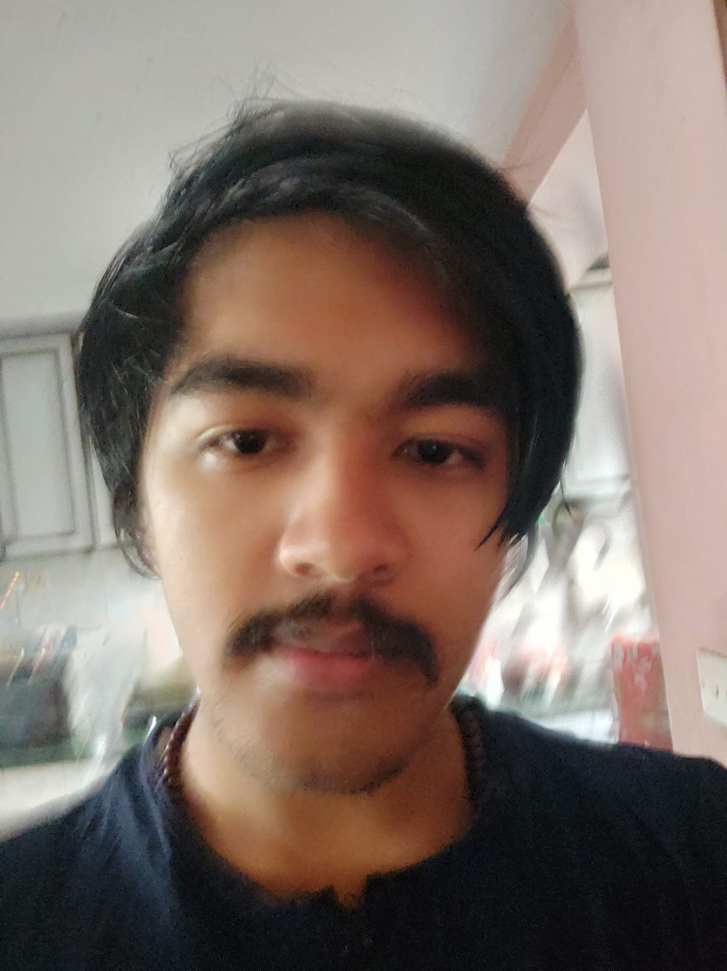
#> input picture Projects/Person_recognizer/test_images/2.jpg, 727 x 971 px, shrunk from 3460 x 4623 before the run; the run also reads 1 picture not shown here
$ jupyter execute --allow-errors data_process.ipynb
#> lines starting #> are read from the running program, lines starting #| are printed output that depends on the picture; after the words box and inside, x2 and y2 are one past the last pixel; in counts of white or black regions, pixels touching at a corner belong together
[cell 1]
import cv2
import numpy as np
import matplotlib.pyplot as plt
import os

[cell 2]
#Testing with an image
img = cv2.imread("./test_images/2.jpg")
#> img is the input picture: shape (971, 727, 3); mean B, G, R 104.9, 113.2, 128.4
img = cv2.cvtColor(img,cv2.COLOR_BGR2RGB)
plt.imshow(img)
plt.show()

[cell 3]
#HaarCascade
face_cascade = cv2.CascadeClassifier("./opencv/haarcascades/haarcascade_frontalface_default.xml")
eye_cascade = cv2.CascadeClassifier("./opencv/haarcascades/haarcascade_eye.xml")

[cell 4]
#Making the image of only 1 channel
gray = cv2.cvtColor(img,cv2.COLOR_BGR2GRAY)
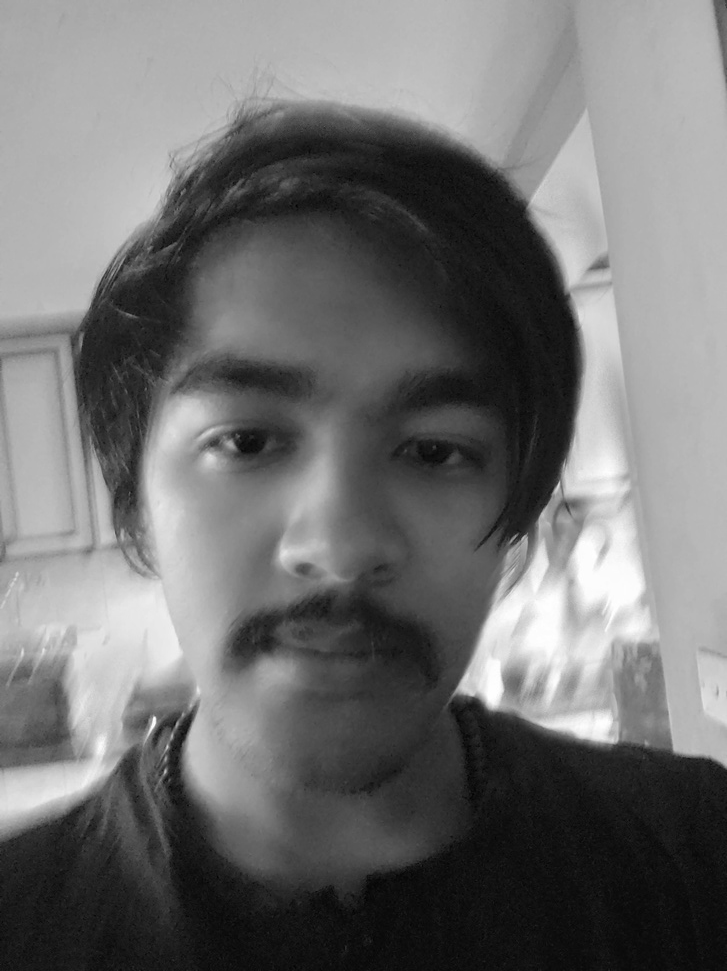
#> gray: shape (971, 727); min 1, max 255, mean 112.4
gray

# Marking the face

[cell 5]
faces = face_cascade.detectMultiScale(gray,1.3,5)
#> faces = [[86, 242, 507, 507]]
(x,y,w,h)=faces[0]
#> x = 86; y = 242; w = 507; h = 507
faces
#> Out = [[86, 242, 507, 507]]

[cell 6]
for (x,y,w,h) in faces:
    face_img = cv2.rectangle(img,(x,y),(x+w,y+h),(255,0,0),10)
    plt.imshow(face_img)
    plt.show()
#> this loop made 1 pass
#> pass 1, `face_img = cv2.rectangle(img,(x,y),(x+w,y+h),(255,0,0),10)`:
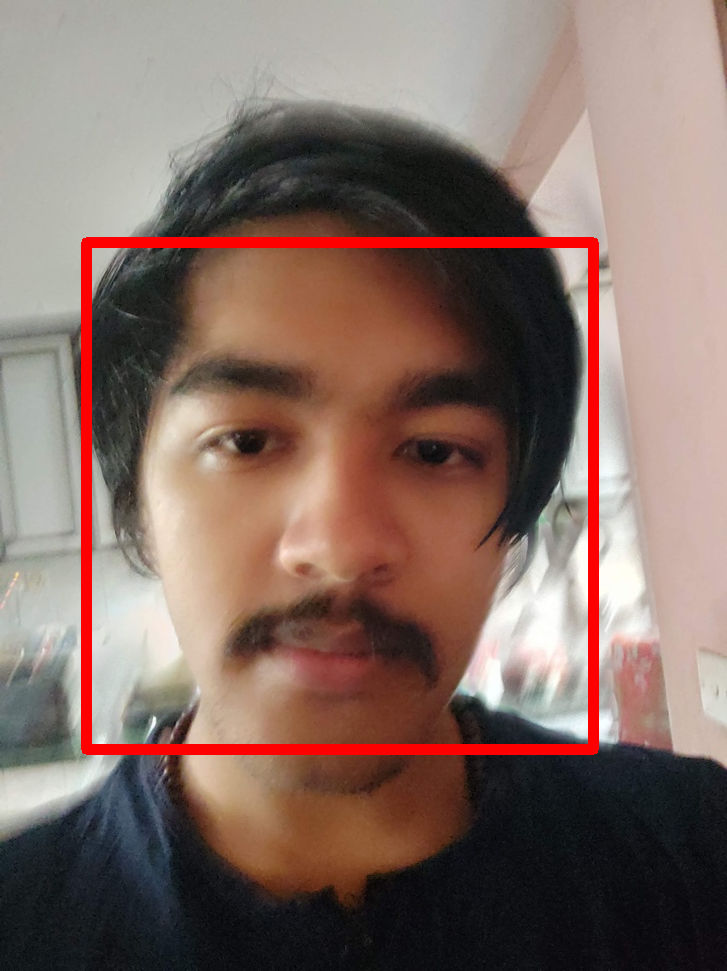
#> face_img: shape (971, 727, 3); mean R, G, B 132.1, 109, 100.9

[cell 7]
for (x,y,w,h) in faces:
    face_img = cv2.rectangle(img,(x,y),(x+w,y+h),(255,0,0),15)
    roi_gray = gray[y:y+h,x:x+h]
    roi_color = face_img[y:y+h,x:x+h]
    eyes = eye_cascade.detectMultiScale(roi_gray)
    print(eyes)
    for (ex,ey,ew,eh) in eyes:
        face_img = cv2.rectangle(roi_color,(ex,ey),(ex+ew,ey+eh),(0,255,0),15)
#> this loop made 1 pass
#| [[470 252  26  26]
#|  [414 278  36  36]
#|  [104 144 115 115]
#|  [134 351  94  94]
#|  [296 163  99  99]]
#> pass 1, `face_img = cv2.rectangle(img,(x,y),(x+w,y+h),(255,0,0),15)`:
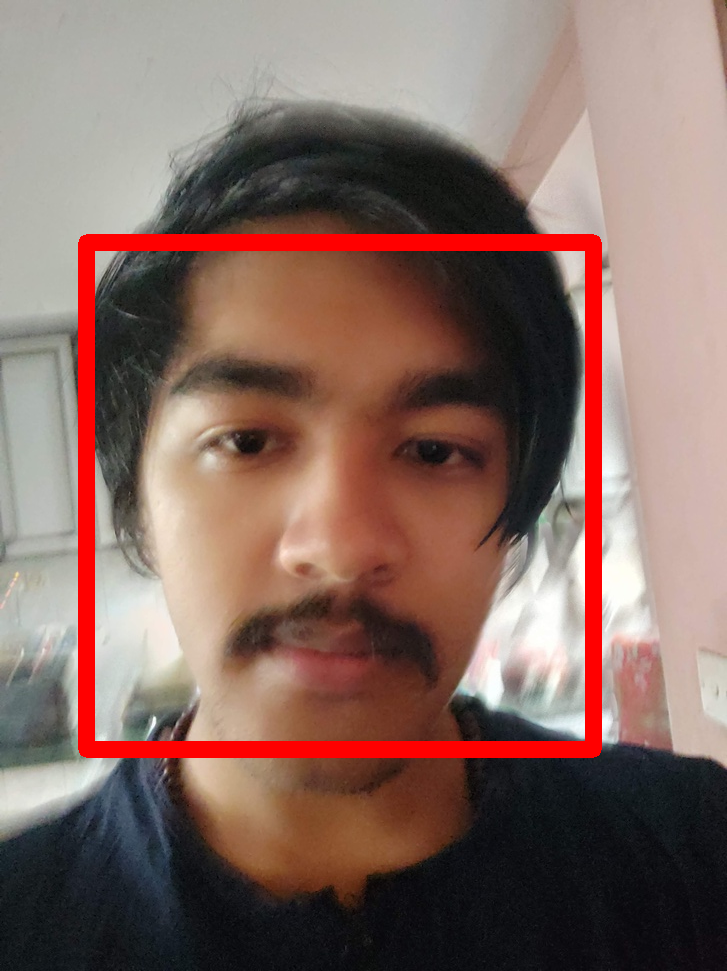
#> face_img: shape (971, 727, 3); 1.72% of pixels changed, all inside (x1, y1, x2, y2) = (78, 234, 602, 758)
#> pass 1, `roi_gray = gray[y:y+h,x:x+h]`:
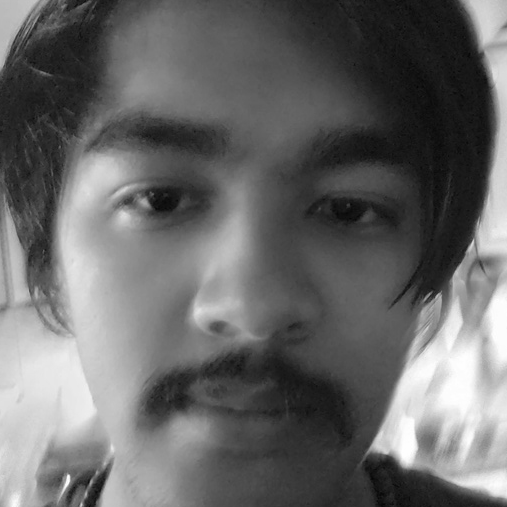
#> roi_gray: shape (507, 507); min 5, max 255, mean 104.2
#> pass 1, `roi_color = face_img[y:y+h,x:x+h]`:
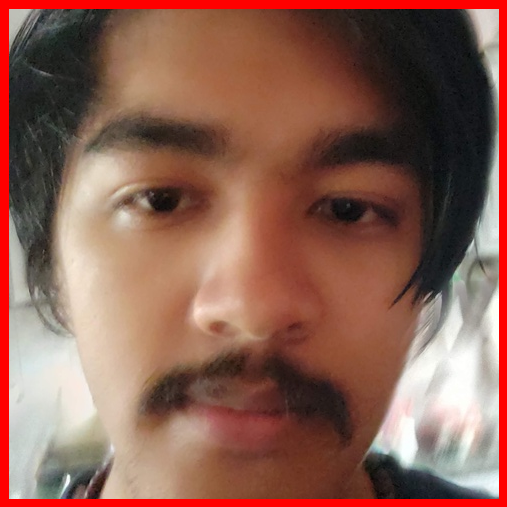
#> roi_color: shape (507, 507, 3); mean R, G, B 140.4, 96.7, 83.2
#> after the loop:
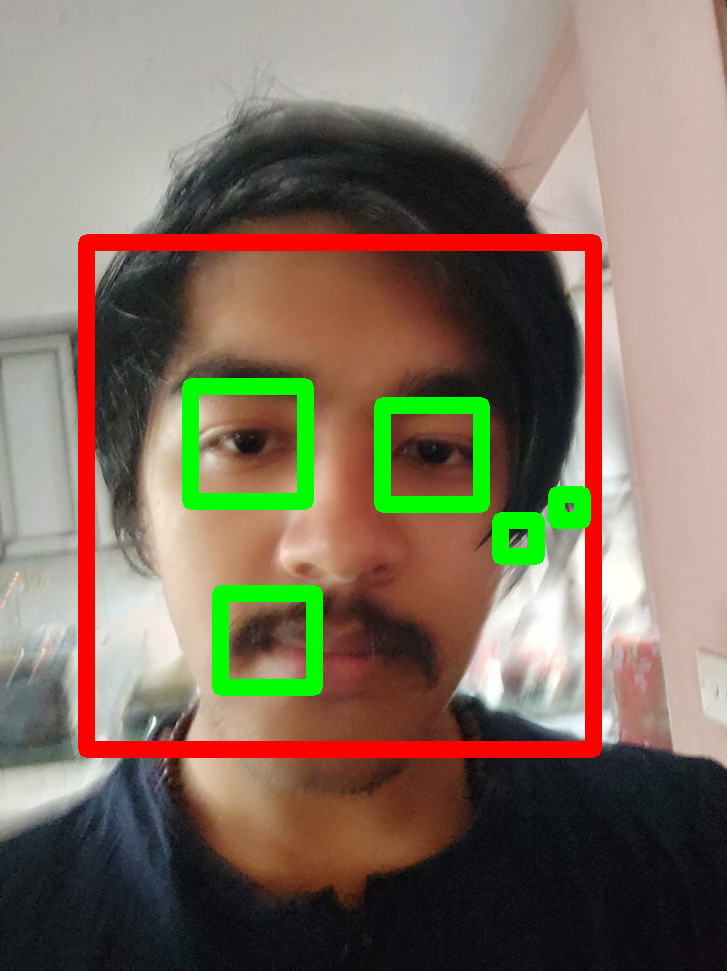
#> img: shape (971, 727, 3); 5.2% of pixels changed, all inside (x1, y1, x2, y2) = (78, 234, 602, 758)
#> after the loop:
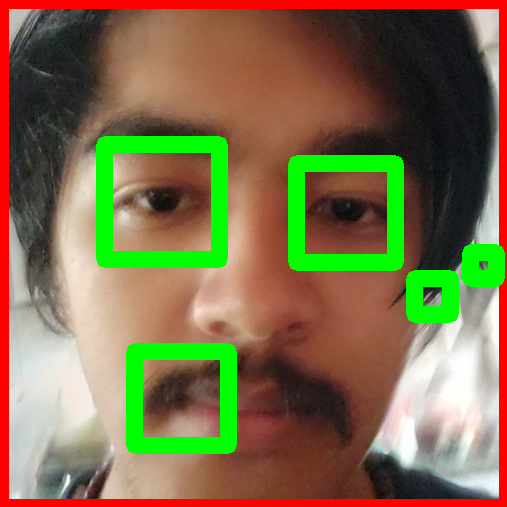
#> roi_color: shape (507, 507, 3); 9.61% of pixels changed, all inside (x1, y1, x2, y2) = (96, 136, 505, 454)
        #cv2.rectangle(roi_gray,(ex,ey),(ex+ew,ey+eh),(0,255,0))
plt.figure()
plt.imshow(face_img)
plt.show()

# Croping the image if it has two eyes

[cell 8]
def get_cropped_image_if_2_eyes(image_path):
#> called with image_path = './test_images/2.jpg'
    img = cv2.imread(image_path)
    gray = cv2.cvtColor(img,cv2.COLOR_BGR2GRAY)
    faces = face_cascade.detectMultiScale(gray)
#> faces = [[84, 250, 503, 503]]
    for (x,y,w,h) in faces:
        face_img = cv2.rectangle(img,(x,y),(x+w,y+h),(255,0,0))
        roi_gray = gray[y:y+h,x:x+h]
        roi_color = face_img[y:y+h,x:x+h]
        eyes = eye_cascade.detectMultiScale(roi_gray)
        if(len(eyes) >=2):
            return roi_color
#> this loop made 1 pass
#> pass 1, in get_cropped_image_if_2_eyes, `roi_gray = gray[y:y+h,x:x+h]`:
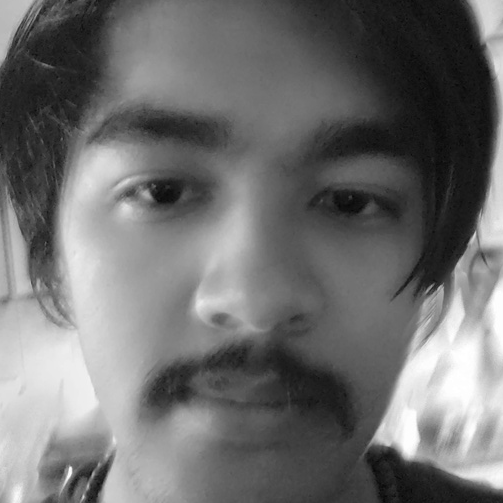
#> roi_gray: shape (503, 503); min 6, max 255, mean 111.2
#> pass 1, in get_cropped_image_if_2_eyes, `roi_color = face_img[y:y+h,x:x+h]`:
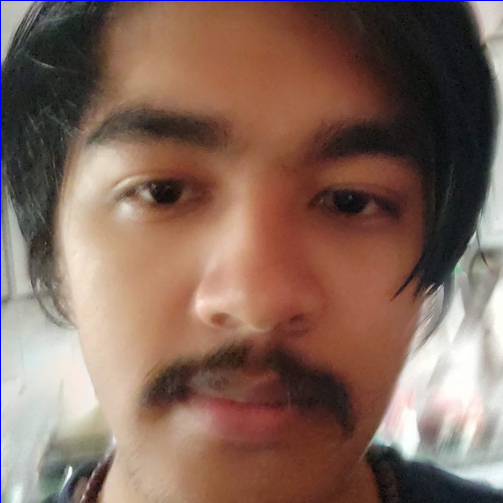
#> roi_color: shape (503, 503, 3); mean B, G, R 91, 104, 131.8
